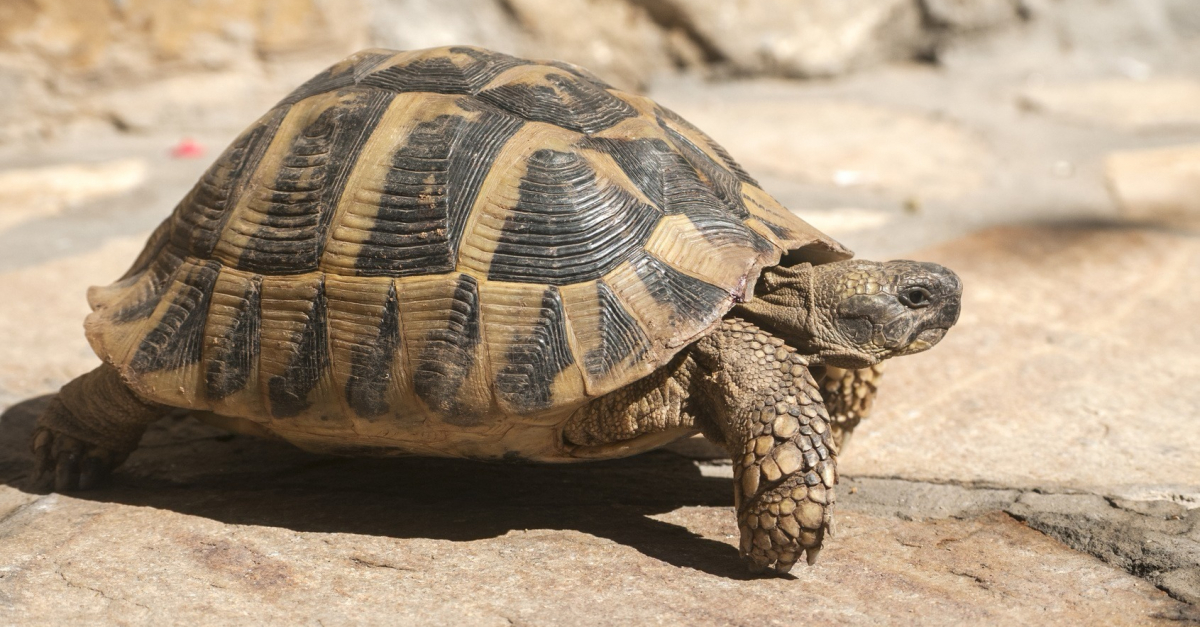
#> input picture ducros_valentin/blur/tortue.jpg, 1200 x 627 px
$ jupyter execute Untitled.ipynb
#> lines starting #> are read from the running program, lines starting #| are printed output that depends on the picture
[cell 1]
import numpy as np
import matplotlib.pyplot as plt
from skimage.color import rgb2gray
import cv2

[cell 2]
import cv2
def load_image(image_path):
    """
    Load the image using opencv
    :param image_path: <String> Path of input_image
    """
#> called with image_path = 'tortue.jpg'
    coloured_image = cv2.imread(image_path)
#> coloured_image is the input picture: shape (627, 1200, 3); mean B, G, R 127.5, 150.3, 169.6
    grey_image = cv2.cvtColor(coloured_image, cv2.COLOR_BGR2GRAY)
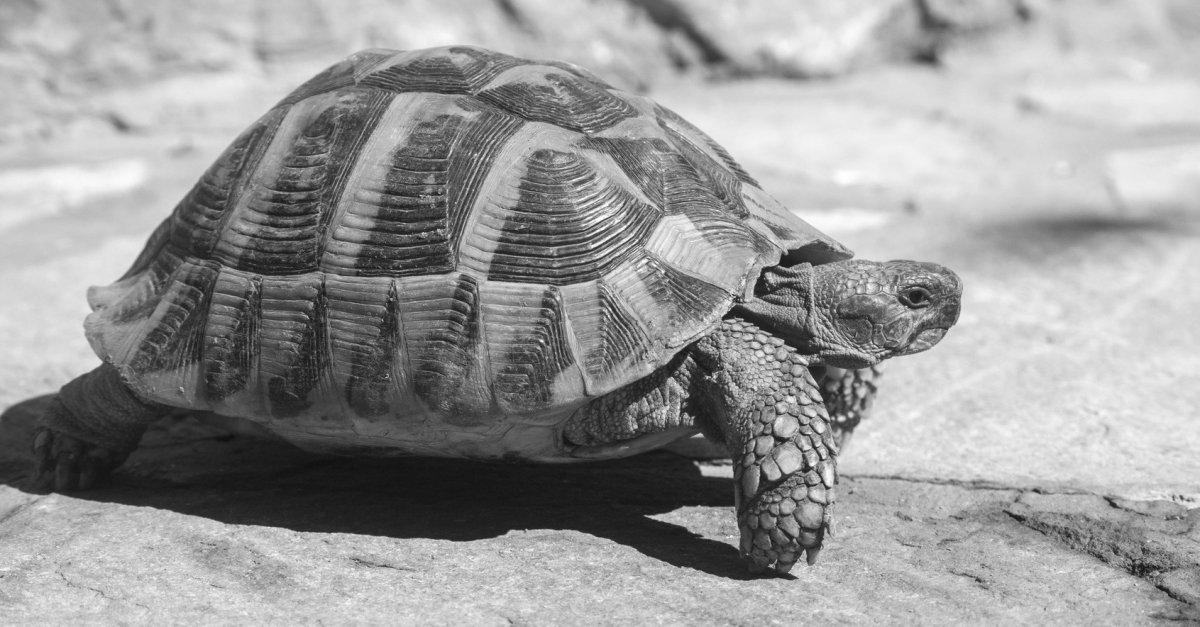
#> grey_image: shape (627, 1200); min 16, max 255, mean 153.5
    print('image matrix size: ', grey_image.shape)
#| image matrix size:  (627, 1200)
    print('\n First 5 columns and rows of the image matrix: \n', grey_image[:5, :5])
#|  First 5 columns and rows of the image matrix:
#|  [[148 145 147 144 144]
#|  [148 150 148 149 150]
#|  [150 151 149 147 147]
#|  [149 151 153 152 151]
#|  [152 153 155 154 153]]
    cv2.imwrite('TopLeft5x5.jpg', grey_image[:5, :5])
    return grey_image

input_image = load_image('tortue.jpg')

[cell 3]
def convolve2d(image, kernel):
    """
    This function which takes an image and a kernel and returns the convolution of them.

    :param image: a numpy array of size [image_height, image_width].
    :param kernel: a numpy array of size [kernel_height, kernel_width].
    :return: a numpy array of size [image_height, image_width] (convolution output).
    """
    # Flip the kernel
    kernel = np.flipud(np.fliplr(kernel))
#> kernel = [[0.0625, 0.125, 0.0625], [0.125, 0.25, 0.125], [0.0625, 0.125, 0.0625]]
    # convolution output
    output = np.zeros_like(image)

    # Add zero padding to the input image
    image_padded = np.zeros((image.shape[0] + 2, image.shape[1] + 2))
    image_padded[1:-1, 1:-1] = image
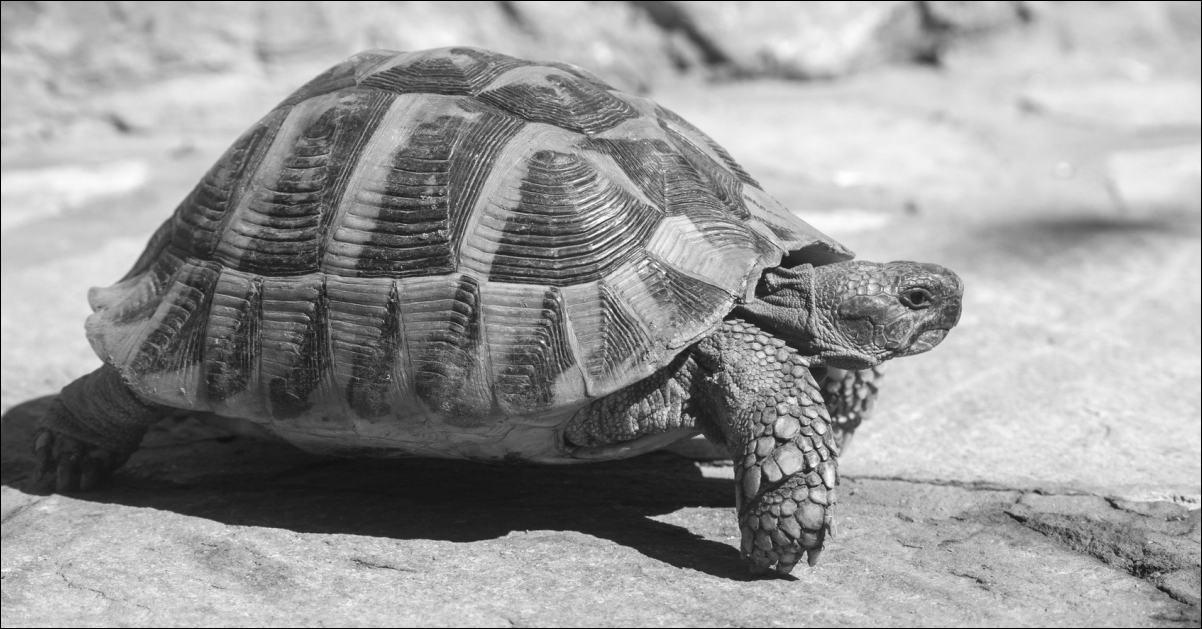
#> image_padded: shape (629, 1202) float64; min 0, max 255, mean 152.8

    # Loop over every pixel of the image
    for x in range(image.shape[1]):
        for y in range(image.shape[0]):
            # element-wise multiplication of the kernel and the image
            output[y, x]=(kernel * image_padded[y: y+3, x: x+3]).sum()

    return output

# kernel to be used to get sharpened image
imagegaussianblur = convolve2d(input_image,
                         kernel=np.array([[1, 2, 1], [2, 4, 2], [1, 2, 1]])/16.0)
cv2.imwrite('gaussian_blur.jpg', imagegaussianblur)
#> Out = True
